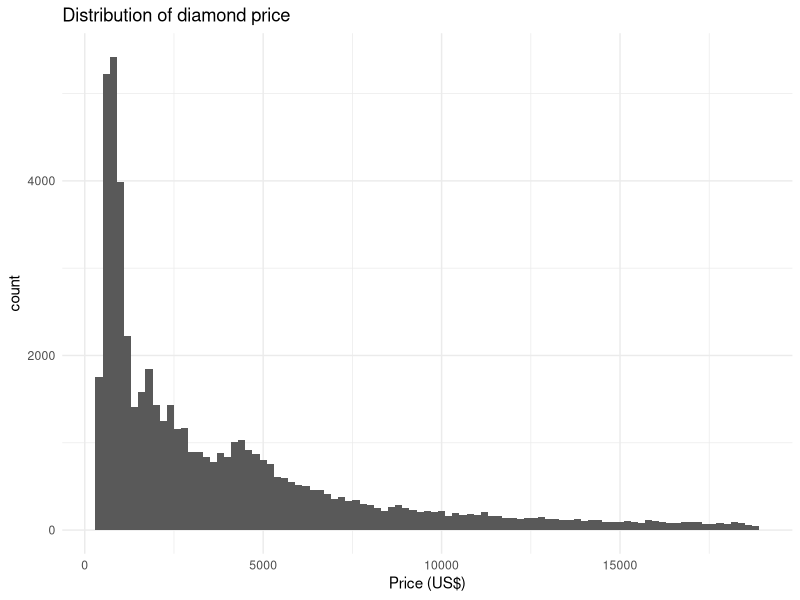
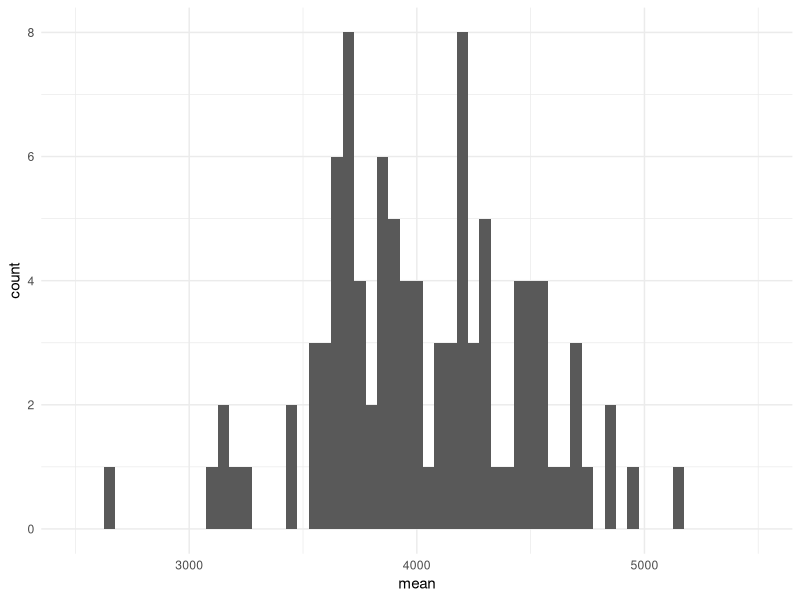
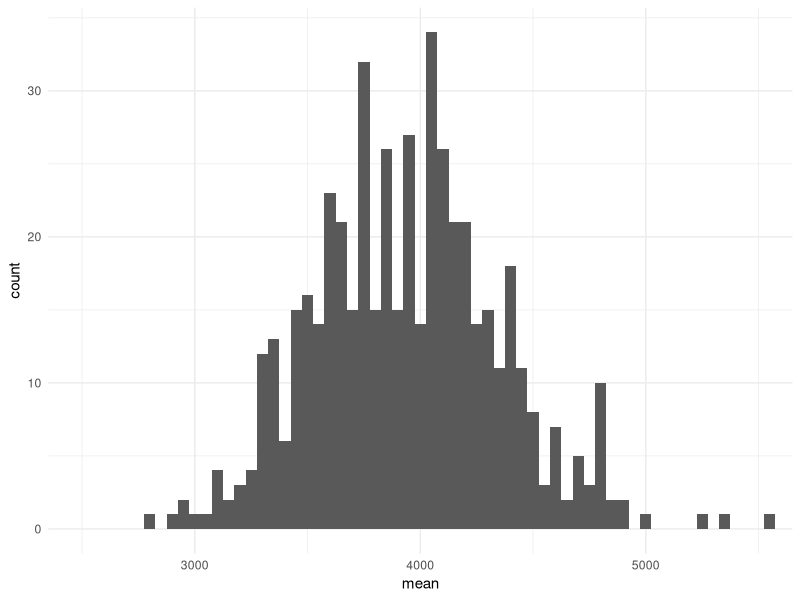
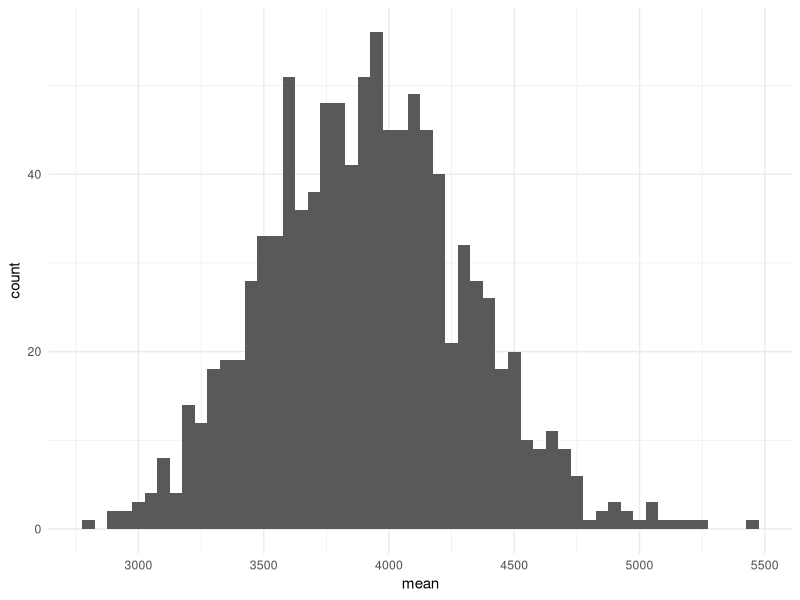
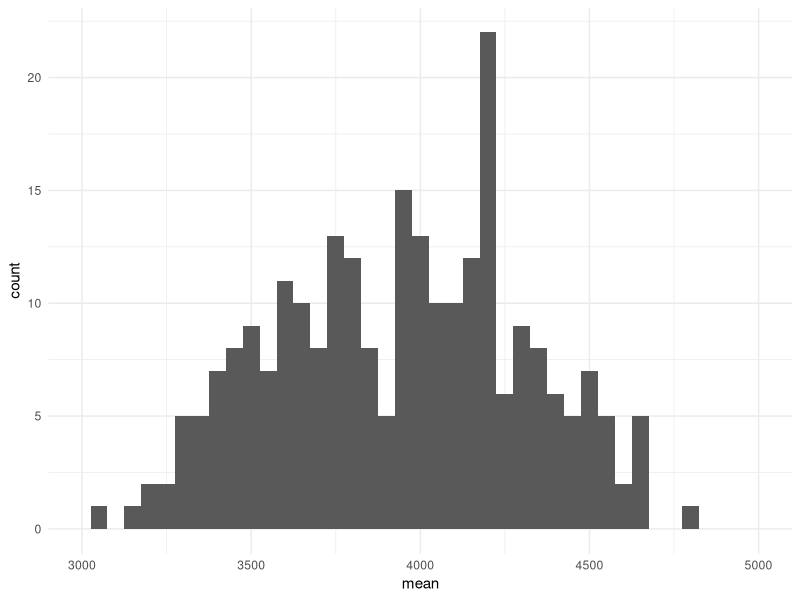
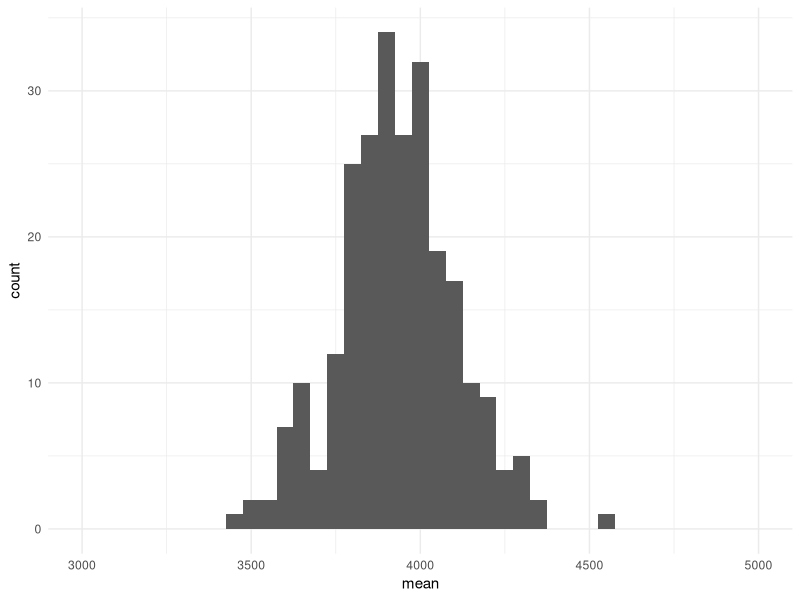
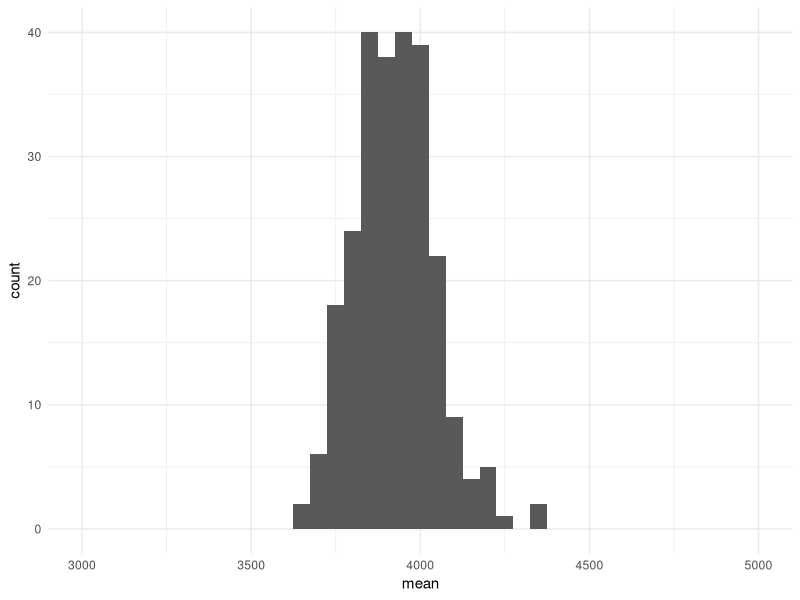
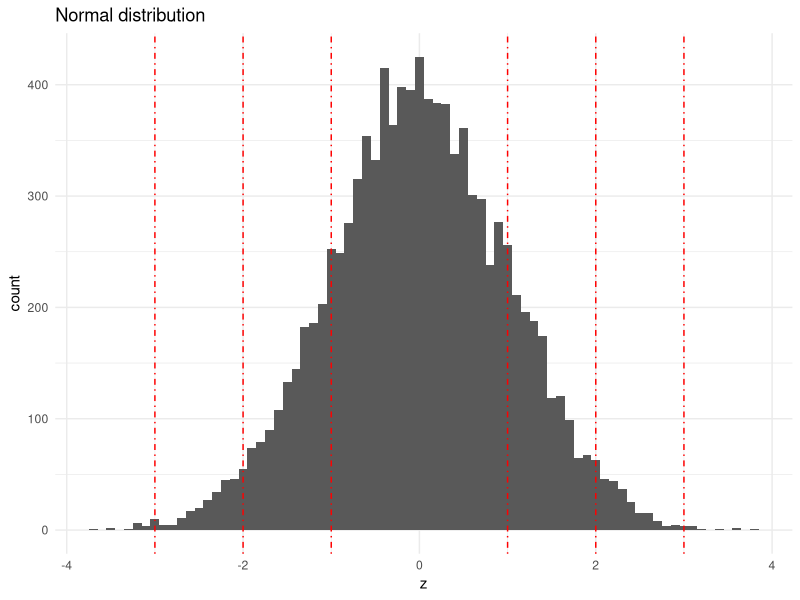

These figures' R source, in order:
## ---- chunk 1
knitr::opts_chunk$set(echo = TRUE)
## ---- chunk 2
library(ggplot2)

mean(diamonds$price)

ggplot(diamonds, aes(x=price)) + 
  geom_histogram(binwidth=200) +
  labs(x="Price (US$)",
       title="Distribution of diamond price") +
  theme_minimal()
## ---- chunk 3
library(dplyr)

N <- 100
nsamples <- 100
set.seed(nsamples)
s <- replicate(nsamples, sample_n(diamonds, N)$price)
s <- tibble(sample=seq_len(nsamples), mean=colMeans(s))

ggplot(s, aes(x=mean)) + 
  geom_histogram(binwidth=50) +
  coord_cartesian(xlim=c(2500, 5500)) +
  theme_minimal()
mean(s$mean)
sd(s$mean)
## ---- chunk 4
N <- 100
nsamples <- 500
set.seed(nsamples)
s <- replicate(nsamples, sample_n(diamonds, N)$price)
s <- tibble(sample=seq_len(nsamples), mean=colMeans(s))

ggplot(s, aes(x=mean)) + 
  geom_histogram(binwidth=50) +
  coord_cartesian(xlim=c(2500, 5500)) +
  theme_minimal()
mean(s$mean)
sd(s$mean)
## ---- chunk 5
N <- 100
nsamples <- 1000
set.seed(nsamples)
s <- replicate(nsamples, sample_n(diamonds, N)$price)
s <- tibble(sample=seq_len(nsamples), mean=colMeans(s))

ggplot(s, aes(x=mean)) + 
  geom_histogram(binwidth=50) +
  theme_minimal()
mean(s$mean)
sd(s$mean)
## ---- chunk 6
N <- 100
nsamples <- 250
set.seed(nsamples)
s <- replicate(nsamples, sample_n(diamonds, N)$price)
s <- tibble(sample=seq_len(nsamples), mean=colMeans(s))

ggplot(s, aes(x=mean)) + 
  geom_histogram(binwidth=50) +
  coord_cartesian(xlim=c(3000, 5000)) +
  theme_minimal()
mean(s$mean)
sd(s$mean)
## ---- chunk 7
N <- 500
nsamples <- 250
set.seed(nsamples)
s <- replicate(nsamples, sample_n(diamonds, N)$price)
s <- tibble(sample=seq_len(nsamples), mean=colMeans(s))

ggplot(s, aes(x=mean)) + 
  geom_histogram(binwidth=50) +
  coord_cartesian(xlim=c(3000, 5000)) +
  theme_minimal()
mean(s$mean)
sd(s$mean)
## ---- chunk 8
N <- 1000
nsamples <- 250
set.seed(nsamples)
s <- replicate(nsamples, sample_n(diamonds, N)$price)
s <- tibble(sample=seq_len(nsamples), mean=colMeans(s))

ggplot(s, aes(x=mean)) + 
  geom_histogram(binwidth=50) +
  coord_cartesian(xlim=c(3000, 5000)) +
  theme_minimal()
mean(s$mean)
sd(s$mean)
## ---- chunk 9
set.seed(1)
normal <- tibble(z=rnorm(10000))
ggplot(normal, aes(x=z)) + 
  geom_histogram(binwidth=0.1) +
  geom_vline(xintercept=c(-3, -2, -1, 1, 2, 3),
             linetype="dotdash",
             color="red") +
  labs(title="Normal distribution") +
  theme_minimal()
## ---- chunk 10
qnorm(0.975)
## ---- chunk 11
qt(0.975, df=N-1)
## ---- chunk 12
N <- 100
nsamples <- 20
set.seed(2021)
s <- replicate(nsamples, sample_n(diamonds, N)$price)
s <- tibble(sample=seq_len(nsamples),
            mean=colMeans(s),
            se=apply(s, 2, sd) / sqrt(N),
            ci_lower = mean - 1.96 * se,
            ci_upper = mean + 1.96 * se)
s

ggplot(s) +
  geom_vline(xintercept=mean(diamonds$price),
             color="blue") +
  geom_segment(aes(x=ci_lower, xend=ci_upper,
              y=sample, yend=sample)) +
  geom_point(aes(x=ci_lower, y=sample)) +
  geom_point(aes(x=ci_upper, y=sample)) +
  labs(x="Price (US$)",
       title="95% confidence intervals for diamond price") +
  theme_minimal()
## ---- chunk 13
set.seed(2021)
N <- 100
s <- sample_n(diamonds, N)
mean(s$price)
sd(s$price)

se <- sd(s$price) / sqrt(N)
se
## ---- chunk 14
set.seed(2021)
nsamples <- 1000
h0mean <- 3000
h0 <- rnorm(nsamples, mean=h0mean, sd=se)
h0 <- tibble(sample=seq_len(nsamples), mean=h0)

ggplot(h0, aes(x=mean)) + 
  geom_histogram(binwidth=50) +
  geom_vline(xintercept=h0mean,
             color="blue") +
  geom_vline(xintercept=mean(s$price),
             linetype="dotdash",
             color="red") +
  theme_minimal()

summarize(h0, PValue=mean(mean > mean(s$price)))
## ---- chunk 15
z <- (mean(s$price) - h0mean) / se
1 - pnorm(z)
## ---- chunk 16
z <- (mean(s$price) - h0mean) / se
1 - pt(z, df=N-1)
## ---- chunk 17
set.seed(2021)
nsamples <- 1000
h0mean <- mean(diamonds$price)
h0 <- rnorm(nsamples, mean=h0mean, sd=se)
h0 <- tibble(sample=seq_len(nsamples),
             mean=h0,
             z=(mean - h0mean) / se)

ggplot(h0, aes(x=mean)) + 
  geom_histogram(binwidth=50) +
  geom_vline(xintercept=h0mean,
             color="blue") +
  geom_vline(xintercept=mean(s$price),
             linetype="dotdash",
             color="green") +
  theme_minimal()

z_obs <- (mean(s$price) - h0mean) / se
summarize(h0, PValue=mean(abs(z) > z_obs)) # 2-sided test
## ---- chunk 18
N <- 100
nsamples <- 20
set.seed(2021)
s2 <- replicate(nsamples, sample_n(diamonds, N)$price)
s2 <- tibble(sample=seq_len(nsamples),
            mean=colMeans(s2),
            se=apply(s2, 2, sd) / sqrt(N),
            z=(mean - h0mean) / se,
            PValue=2 * (1 - pnorm(abs(z)))) # 2-sided test

filter(s2, PValue < 0.05)
## ---- chunk 19
ggplot(h0, aes(x=mean)) + 
  geom_histogram(binwidth=50) +
  geom_vline(xintercept=h0mean,
             color="blue") +
  geom_vline(xintercept=s2$mean,
             linetype="dotdash",
             color="green") +
  geom_vline(xintercept=filter(s2, PValue < 0.05)$mean,
             linetype="dotdash",
             color="red") +
  theme_minimal()
## ---- chunk 20
diamonds2class <- diamonds %>%
  filter(cut %in% c("Fair", "Ideal")) %>%
  transmute(price, carat,
            cut_ord = cut,
            cut = as.character(cut_ord))

diamonds2class
## ---- chunk 21
N <- 250
set.seed(2021)
diamonds_subset <- sample_n(diamonds2class, N)

fit1 <- lm(log10(price) ~ cut, data=diamonds_subset)

summary(fit1)
## ---- chunk 22
N <- 250
set.seed(2021)
diamonds_subset <- sample_n(diamonds2class, N)

fit2 <- lm(log10(price) ~ log2(carat) + cut, data=diamonds_subset)

summary(fit2)
## ---- chunk 23
N <- 500
set.seed(2021)
diamonds_subset <- diamonds %>%
  sample_n(N) %>%
  mutate(cut_ord = cut,
         color_ord = forcats::fct_relevel(color, rev(levels(color))),
         clarity_ord = clarity,
         cut = as.character(cut_ord),
         color = as.character(color_ord),
         clarity = as.character(clarity_ord))

fit1 <- lm(log10(price) ~ log2(carat) + cut, data=diamonds_subset)
fit2 <- lm(log10(price) ~ log2(carat), data=diamonds_subset)

anova(fit1, fit2)

anova(fit1)
## ---- chunk 24
summary(fit1)
## ---- chunk 25
N_pop <- 10000
P <- 100

set.seed(2021)
x <- replicate(P, rnorm(50000))
colnames(x) <- paste0("x", 1:P)
y <- x[,1] + rnorm(50000)
pop <- bind_cols(tibble(y=y), as_tibble(x))

pop
## ---- chunk 26
N <- 500
set.seed(2021)

samp <- sample_n(pop, N)

fit <- lm(y ~ ., data=samp)

summary(fit)
## ---- chunk 27
library(broom)

fit %>%
  tidy() %>%
  filter(p.value < 0.05)
## ---- chunk 28
fit %>%
  tidy() %>%
  mutate(adj.p.value = p.adjust(p.value,
                                method="bonferroni")) %>%
  filter(adj.p.value < 0.05)
## ---- chunk 29
fit %>%
  tidy() %>%
  mutate(adj.p.value = p.adjust(p.value,
                                method="fdr")) %>%
  filter(adj.p.value < 0.05)
